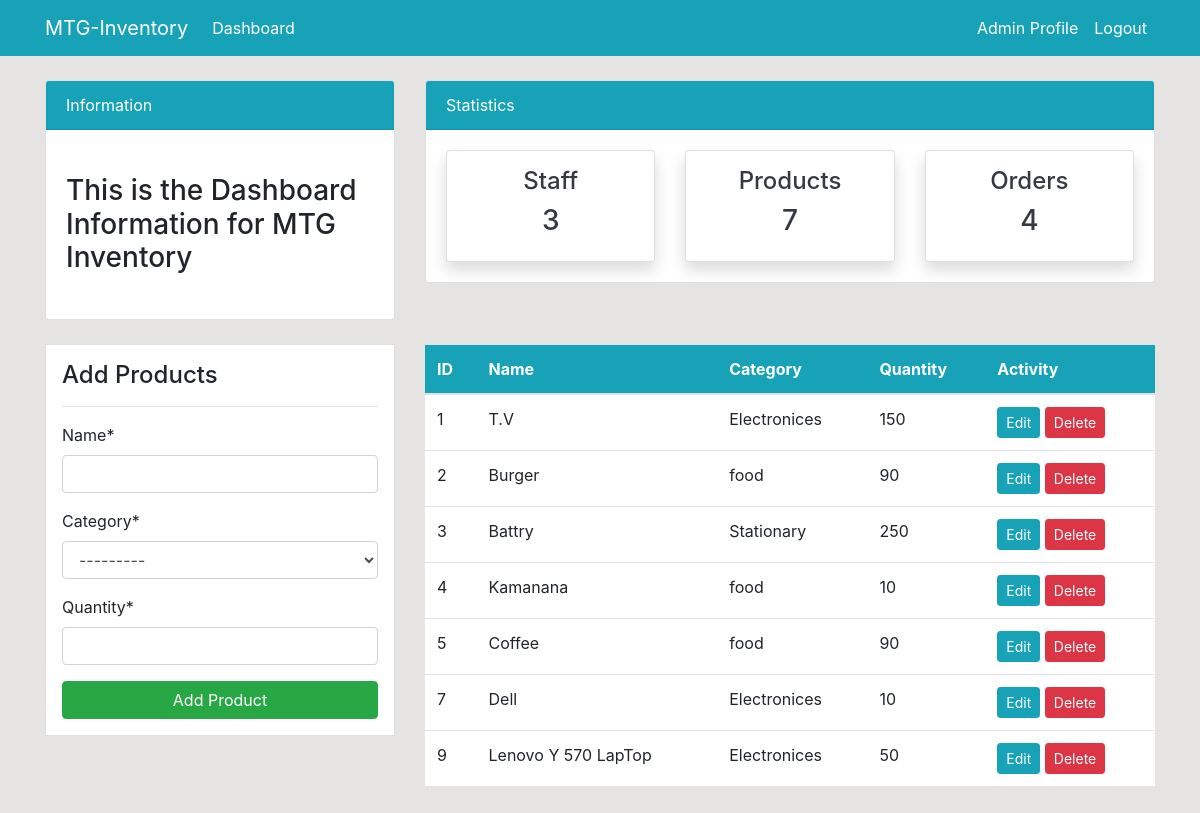
The page /dashboard/product/ (signed in) on the database as committed earlier.
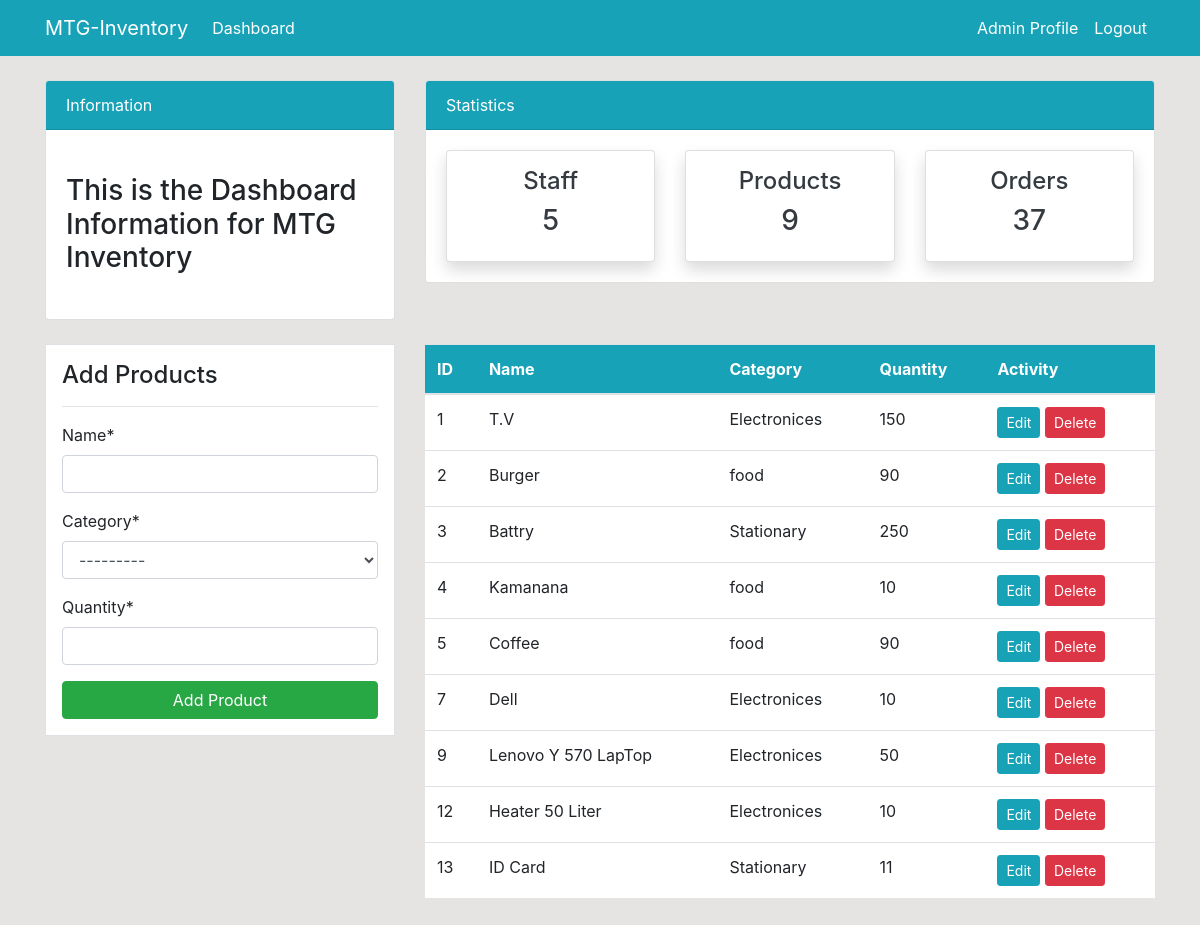
The same page on the database as committed later.
### homepage/models.py (models this page shows, shortened)
class Product (models.Model):
    name = models.CharField(max_length=200, null=True)
    category = models.CharField(max_length=20, choices=CATEGORY, null=True)
    quantity = models.PositiveIntegerField(null=True)
    class Meta:
        verbose_name_plural = 'Product ***'

### homepage/views.py (the view)
# urls.py: path('product/',views.products,name='dashboard_products'),
@login_required
def products(request):
    items=Product.objects.all()
    counts=Product.objects.count()
    staffsCounts=User.objects.all().count()
    productsCounts=Product.objects.all().count()
    ordersCounts=Order.objects.count()
    if request.method=='POST':
        form=ProductForm(request.POST)
        if form.is_valid():
            form.save()
            product_name=form.cleaned_data.get('name')
            messages.success(request,f'{product_name} has been created successfully')
            return redirect('dashboard_products')
    else:
        form=ProductForm()
    context={
        'kokos':items,
        'count_no':counts,
        'form':form,
        'staffsCounts':staffsCounts,
        'productsCounts':productsCounts,
        'ordersCounts':ordersCounts,
    }
    return render(request, 'dashboard/products.html', context)

### homepage/forms.py
class ProductForm(forms.ModelForm):
    class Meta:
        model = Product
        fields=['name','category','quantity']

### templates/dashboard/products.html (shortened to what this page needs)
{% extends 'partials/base.html'%}
{% load crispy_forms_tags %}
{% block content %}
{% include 'partials/topnav.html' %}
    <div class="container">
        <div class="row my-4">
            <div class="col-md-4">
                <div class="border bg-white p-3">
                    <h4>Add Products</h4>
                    <hr>
                    <form method="POST">
                        {{ form|crispy }}
                        <input class="btn btn-success btn-block" type="submit" value="Add Product">
                    </form>
                </div>
            </div>
            <div class="col-md-8">
                <table class="table bg-white">
                    <thead class="bg-info">
                        <tr class="text-white">
                            <th scope="col">ID</th>
                            <th scope="col">Name</th>
                            <th scope="col">Category</th>
                            <th scope="col">Quantity</th>
                            <th scope="col">Activity</th>
                        </tr>
                    </thead>
                    <tbody>
                        {% for koko in kokos %}
                        <tr>
                            <td>{{ koko.id }}</td>
                            <td>{{ koko.name }}</td>
                            <td>{{ koko.category }}</td>
                            <td>{{ koko.quantity }}</td>
                            <td>
                                <a class="btn btn-info btn-sm" href="{% url 'dashboard_product_update' koko.id %}">Edit</a>
                                <a class="btn btn-danger btn-sm" href="{% url 'dashboard_product_delete' koko.id %}">Delete</a>
                            </td>
                            {% endfor %}
                        </tr>
                    </tbody>
                </table>
            </div>
        </div>
    </div>
{% endblock %}

Rows that differ between the two databases and show on the page:
added Product: id "12", name "Heater 50 Liter", category "Electronices", quantity "10"
added Product: id "13", name "ID Card", category "Stationary", quantity "11"
Other text that changed with them:
{{ staffsCounts }}: "3" → "5"
{{ productsCounts }}: "7" → "9"
{{ ordersCounts }}: "4" → "37"
